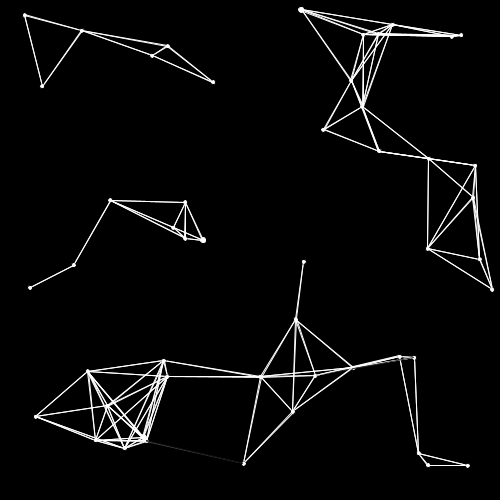
Frame 1 (no input)
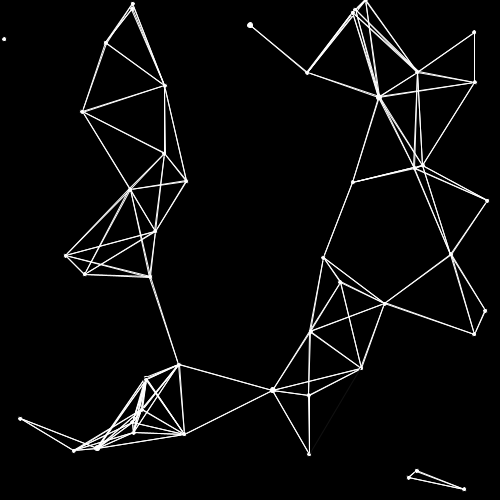
Frame 60 (the mouse pressed at the canvas centre just before this capture)
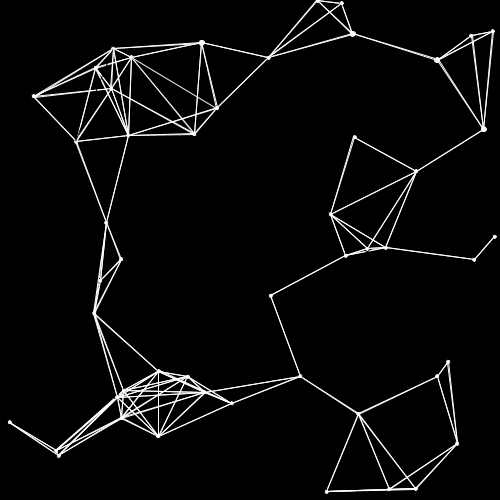
Frame 120 (the mouse held since frame 60 and released just before this capture)

The Processing sketch that drew these frames (run headless with seeded random() and noise(); from frame 60 on, the mouse is pressed at the canvas centre):

// Processing sketch: Week03_6_attraction
// ── Week03_6_attraction.pde
void setup(){
  size(500,500);
  for(int i=0;i<N;i++){
   x[i] = random(500);
   y[i] = random(500);
   dx[i] =random(-1,+1);
   dy[i]= random(-1,+1);
  //dx = random(-1,+1); //亂數往哪裡跑
  //dy = random(-1,+1); //亂數往哪裡跑
  }
}
int N = 50;
float [] x = new float[N];///float x=250,y=250;
float [] y = new float[N];
float [] dx= new float[N];///float dx=1,dy=1;
float [] dy= new float[N];

void draw(){
  background(0);
  for(int i=0; i<N;i++){
  ellipse(x[i],y[i],5,5);
    for(int k=0;k<N;k++){
    float d = dist(x[i],y[i],x[k],y[k]);
    stroke(255*(100-d));
    if(d<100){
      line(x[i],y[i],x[k],y[k]);
      dx[i] += (x[k]-x[i])*0.00001;
      dy[i] += (y[k]-y[i])*0.00001;
    }
  }
  x[i] += dx[i];
  y[i] += dy[i];
  if(x[i]<0 || x[i]>500) dx[i] = -dx[i];
  if(y[i]<0 || y[i]>500) dy[i] = -dy[i];
  }
}
